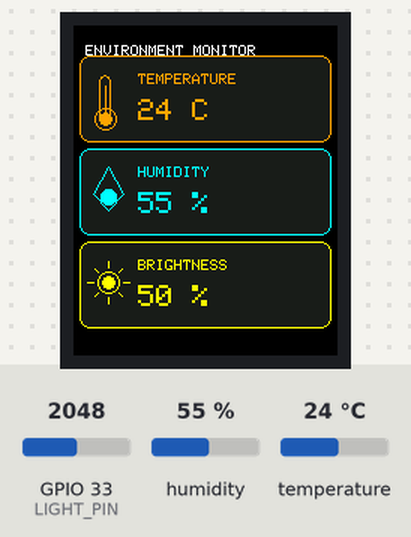
This sketch was run on a simulated ESP32. Parts: 176×220 colour display. Inputs (shaded band) come from the test bench; at power-on: humidity 55 %, GPIO 33 (LIGHT_PIN) = 2048, temperature 24 °C. What the sketch prints to the serial monitor is not drawn.

Above: at 1.5 s.
1.6 s: humidity set to 68 %
At 6.4 s:
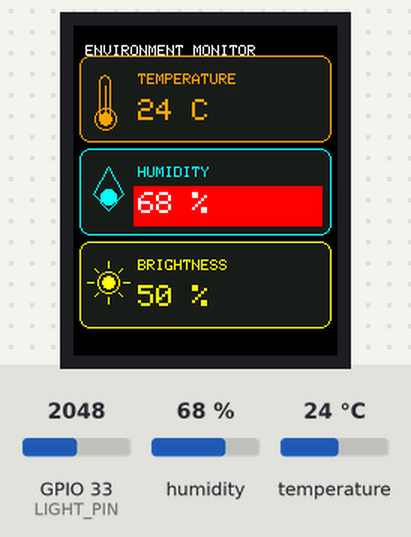
6.7 s: GPIO 33 (LIGHT_PIN) set to 2866
At 11.5 s:
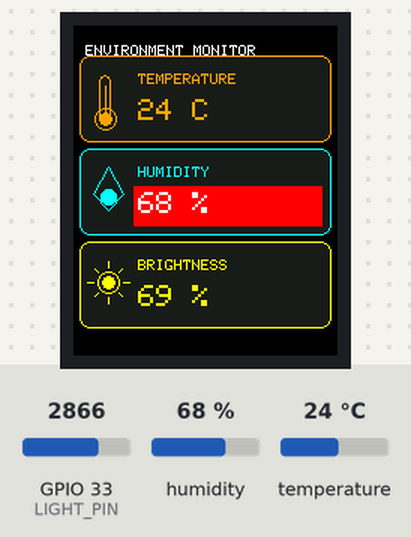
11.8 s: humidity set to 22 %
At 14.3 s:
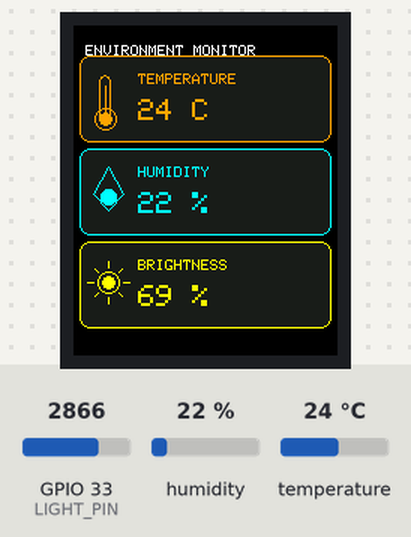
16.9 s: temperature set to 12 °C
At 18.1 s:
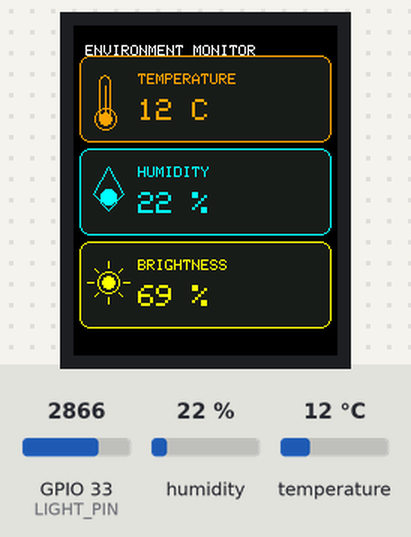
22.0 s: GPIO 33 (LIGHT_PIN) set to 3603
At 25.8 s:
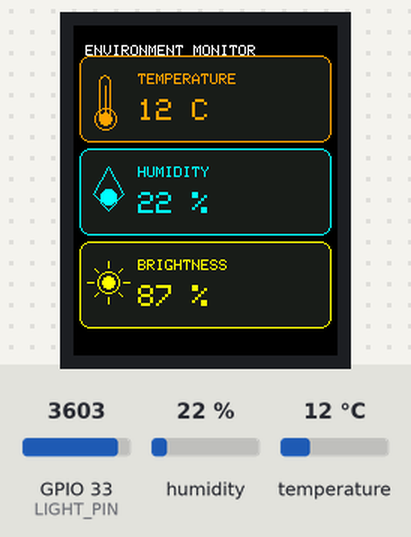
27.1 s: GPIO 33 (LIGHT_PIN) set to 4095
At 30.8 s:
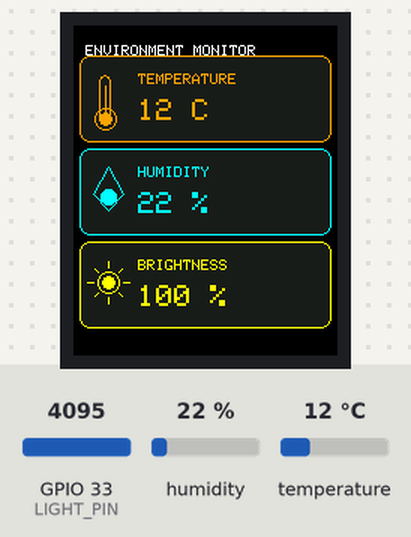
Timing chart, 0 to 32.3 s (numbered marks = the images above; inputs shaded):
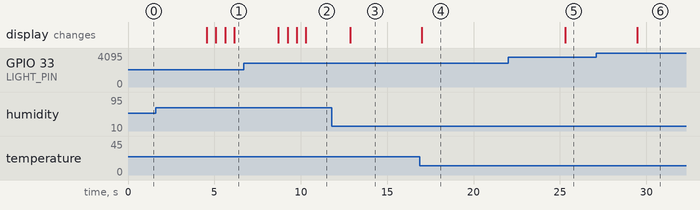

Measured:
- after the input at 1.6 s, the display: first changes after 3.0 s (image 1 shows a later state)
- after the input at 6.7 s, the display: first changes after 2.0 s (image 2 shows a later state)
- after the input at 11.8 s, the display: changes after 1.1 s (image 3)
- after the input at 16.9 s, the display: changes after 0.11 s (image 4)
- after the input at 22.0 s, the display: changes after 3.3 s (image 5)
- after the input at 27.1 s, the display: changes after 2.4 s (image 6)

The sketch:

28_ili9225.ino
```cpp
#include <SPI.h>
#include <SimpleDHT.h>
#include <Adafruit_GFX.h>

// Both libraries provide GFXfont/GFXglyph, but the older ILI9225 library
// uses a misspelled include guard. Load Adafruit_GFX first and suppress the
// duplicate declarations when including the ILI9225 driver.
#define _GFFFONT_H_
#include <TFT_22_ILI9225.h>

// ILI9225 wiring
const int TFT_RST = 26;
const int TFT_RS  = 25;
const int TFT_CS  = 16;
const int TFT_SDI = 23;
const int TFT_CLK = 18;

const int DHT11_PIN = 14;
const int LIGHT_PIN = 33;

TFT_22_ILI9225 tft(TFT_RST, TFT_RS, TFT_CS, -1);
SimpleDHT11 dht11(DHT11_PIN);

// Adapter: Adafruit_GFX supplies the drawing API; TFT_22_ILI9225 sends pixels.
class ILI9225_GFX : public Adafruit_GFX {
public:
  ILI9225_GFX() : Adafruit_GFX(176, 220) {}

  void drawPixel(int16_t x, int16_t y, uint16_t color) override {
    if (x >= 0 && x < 176 && y >= 0 && y < 220) tft.drawPixel(x, y, color);
  }
};

ILI9225_GFX gfx;

const uint16_t BG       = COLOR_BLACK;
const uint16_t PANEL    = 0x18E3;
const uint16_t WHITE_C  = COLOR_WHITE;
const uint16_t TEMP_C   = 0xFD20;
const uint16_t HUMI_C   = 0x07FF;
const uint16_t LIGHT_C  = 0xFFE0;

void drawThermometer(int16_t x, int16_t y, uint16_t color) {
  gfx.drawCircle(x + 8, y + 29, 7, color);
  gfx.fillCircle(x + 8, y + 29, 4, color);
  gfx.drawRoundRect(x + 4, y, 8, 31, 4, color);
  gfx.drawLine(x + 8, y + 7, x + 8, y + 29, color);
}

void drawDrop(int16_t x, int16_t y, uint16_t color) {
  gfx.drawLine(x + 10, y, x, y + 18, color);
  gfx.drawLine(x, y + 18, x + 10, y + 29, color);
  gfx.drawLine(x + 10, y + 29, x + 20, y + 18, color);
  gfx.drawLine(x + 20, y + 18, x + 10, y, color);
  gfx.fillCircle(x + 10, y + 20, 5, color);
}

void drawSun(int16_t x, int16_t y, uint16_t color) {
  gfx.drawCircle(x + 10, y + 15, 7, color);
  gfx.fillCircle(x + 10, y + 15, 4, color);
  for (uint8_t i = 0; i < 8; i++) {
    float a = i * 0.785398f;
    int16_t x1 = x + 10 + (int16_t)(10 * cos(a));
    int16_t y1 = y + 15 + (int16_t)(10 * sin(a));
    int16_t x2 = x + 10 + (int16_t)(14 * cos(a));
    int16_t y2 = y + 15 + (int16_t)(14 * sin(a));
    gfx.drawLine(x1, y1, x2, y2, color);
  }
}

void drawCardFrame(int16_t y, const char* label, uint16_t color, uint8_t icon) {
  gfx.fillRoundRect(4, y, 168, 58, 7, PANEL);
  gfx.drawRoundRect(4, y, 168, 58, 7, color);

  if (icon == 0) drawThermometer(13, y + 13, color);
  if (icon == 1) drawDrop(13, y + 12, color);
  if (icon == 2) drawSun(13, y + 12, color);

  gfx.setTextSize(1);
  gfx.setTextColor(color);
  gfx.setCursor(43, y + 12);
  gfx.print(label);
}

void drawValue(int16_t y, const char* value, uint16_t color, bool alertFlash) {
  // Only this rectangle is updated; the card, icon and label remain untouched.
  gfx.fillRect(40, y + 25, 126, 27, alertFlash ? COLOR_RED : PANEL);
  gfx.setTextSize(2);
  gfx.setTextColor(alertFlash ? WHITE_C : color);
  gfx.setCursor(43, y + 29);
  gfx.print(value);
}

void drawStaticDashboard() {
  tft.setBackgroundColor(BG);
  tft.clear();
  gfx.setTextSize(1);
  gfx.setTextColor(WHITE_C);
  gfx.setCursor(8, 13);
  gfx.print("ENVIRONMENT MONITOR");

  drawCardFrame(20, "TEMPERATURE", TEMP_C, 0);
  drawCardFrame(82, "HUMIDITY", HUMI_C, 1);
  drawCardFrame(144, "BRIGHTNESS", LIGHT_C, 2);
}

void updateValues(byte temperature, byte humidity, int lightPercent, bool dhtOk, bool alertFlash) {
  char value[16];
  if (dhtOk) {
    snprintf(value, sizeof(value), "%d C", temperature);
    drawValue(20, value, TEMP_C, false);
    snprintf(value, sizeof(value), "%d %%", humidity);
    drawValue(82, value, HUMI_C, humidity > 65 && alertFlash);
  } else {
    drawValue(20, "ERROR", TEMP_C, false);
    drawValue(82, "ERROR", HUMI_C, false);
  }
  snprintf(value, sizeof(value), "%d %%", lightPercent);
  drawValue(144, value, LIGHT_C, false);
}

void setup() {
  Serial.begin(115200);
  SPI.begin(TFT_CLK, -1, TFT_SDI, TFT_CS);
  tft.begin(SPI);
  tft.setOrientation(0);
  drawStaticDashboard();
  Serial.println("ILI9225 Adafruit_GFX dashboard started");
}

void loop() {
  byte temperature = 0;
  byte humidity = 0;
  bool dhtOk = dht11.read(&temperature, &humidity, nullptr) == SimpleDHTErrSuccess;
  int lightRaw = analogRead(LIGHT_PIN);
  int lightPercent = constrain(map(lightRaw, 0, 4095, 0, 100), 0, 100);

  bool humidityAlert = dhtOk && humidity > 65;
  for (uint8_t blink = 0; blink < 4; blink++) {
    updateValues(temperature, humidity, lightPercent, dhtOk,
                 humidityAlert && (blink % 2 == 1));
    delay(500);
  }
  Serial.printf("Temperature: %d C, humidity: %d %%, brightness: %d %%\n",
                temperature, humidity, lightPercent);
  delay(2000);
}
```
